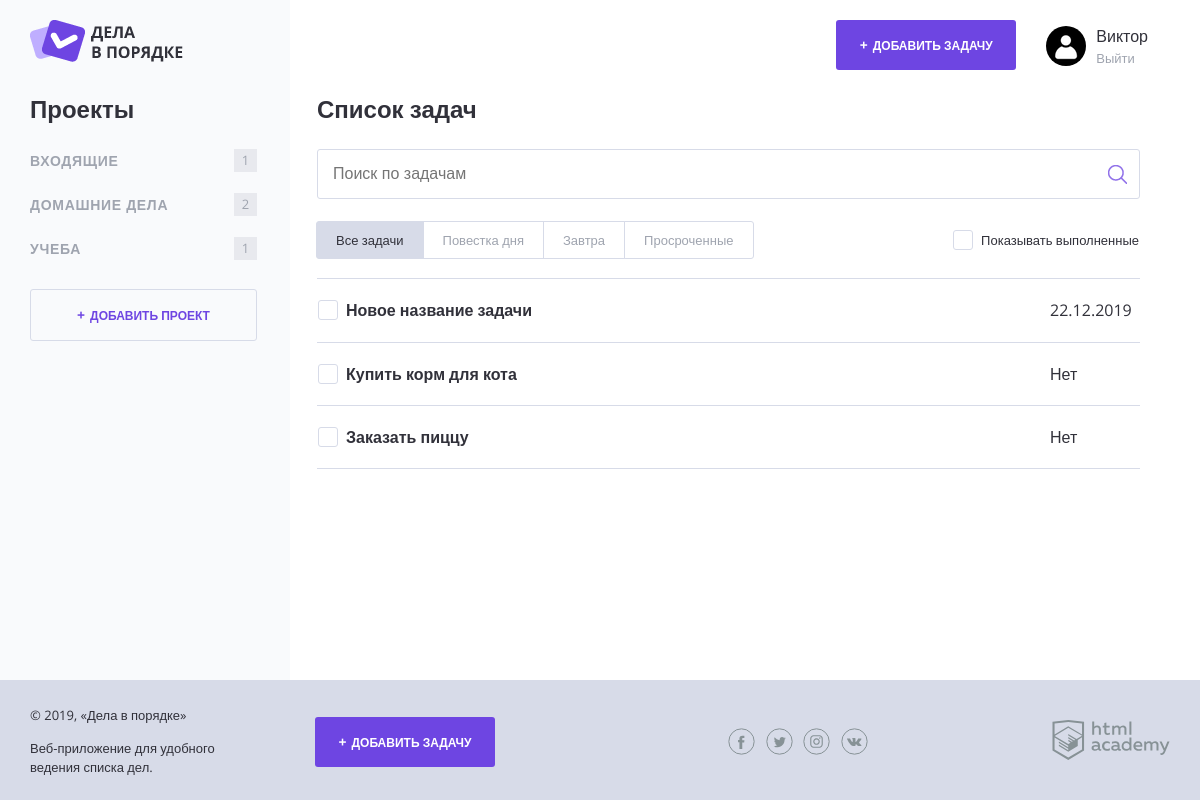
/index.php (signed in), run on the app's committed database.
### tables this page shows
CREATE TABLE projects (
    id INT AUTO_INCREMENT PRIMARY KEY NOT NULL UNIQUE,
    user_id INT NOT NULL,
    title VARCHAR(100) NOT NULL
);

CREATE TABLE tasks (
    id INT AUTO_INCREMENT PRIMARY KEY NOT NULL UNIQUE,
    user_id INT NOT NULL,
    project_id INT NOT NULL,
    date_create TIMESTAMP DEFAULT CURRENT_TIMESTAMP,
    date_completed TIMESTAMP,
    status INT DEFAULT 0,
    title VARCHAR(100) NOT NULL,
    file VARCHAR(255),
    date_execution TIMESTAMP
);

### functions.php (called while the page is built, shortened)
<?php
    function include_template($name, $data) {
        $name = 'templates/' . $name;
        $result = '';
        extract($data);
        require $name;
        $result = ob_get_clean();
        return $result;
    }
    function count_matches_in_array ($arr, $val) {
        $result = 0;
        foreach ($arr as $key => $value) {
            if ($value['category'] === $val) {
                $result++;
            }
        }
        return $result;
    }
    function set_timezone ($timezone) {
        return date_default_timezone_get();
    }
    function get_task_class_completed_and_important ($tasks_value, $deadline) {
        return $result;
    }
    function db_fetch_data($connect, $sql) {
        $result = [];
        if ($connect) {
            mysqli_set_charset($connect, "utf8");
            $query = mysqli_query($connect, $sql);
            $result = mysqli_fetch_all($query, MYSQLI_ASSOC);
        } else {
            $result = 'Ошибка БД: ' . mysqli_error($query);
        }
        return $result;
    }
    function get_username_from_db($connect, $user_id) {
        $sql = "SELECT username FROM users WHERE id =  '" . mysqli_real_escape_string($connect, $user_id) . "';";
        $result = db_fetch_data($connect, $sql)[0]['username'];
        return $result;
    }
    function get_projects_current_user($connect, $user_id) {
        $sql = "SELECT DISTINCT projects.id AS id, projects.title AS title FROM projects JOIN tasks ON projects.id = tasks.project_id WHERE tasks.user_id = '" . mysqli_real_escape_string($connect, $user_id) . "' ORDER BY projects.title ASC";
        $result = db_fetch_data($connect, $sql);
        return $result;
    }
    function get_tasks_current_user($connect, $user_id) {
        $sql =
            "SELECT
                tasks.id AS id,
                tasks.title AS task,
                tasks.date_execution AS day_of_complete,
                projects.title AS category,
                projects.id AS category_id,
                tasks.status AS completed,
                tasks.file AS file
            FROM
                tasks
            JOIN
                projects
            ON
                tasks.project_id = projects.id
            WHERE
                tasks.user_id = '" . mysqli_real_escape_string($connect, $user_id) . "' ORDER BY
                date_create
            ASC";
        $result = db_fetch_data($connect, $sql);
        return $result;
    }
    function select_task_from_project($tasks, $cat_id) {
        $result = [];
        if (isset($cat_id)){
            foreach ($tasks as $task_value) {
                if ($task_value['category_id'] === (string)$cat_id) {
                    $result[] = $task_value;
                }
            }
        } else {
            $result = $tasks;
        }
        return $result;
    }
    function filtering_task($filter, $day_of_complete) {
        if ($filter === 'all') {
            return true;
        } else {
            return false;
        }
    }
?>

### init.php (called while the page is built, shortened)
<?php
    if (isset($_SESSION['id'])) {
        $current_user_id = $_SESSION['id'];
    }
?>

### data.php (called while the page is built, shortened)
<?php
    $title_page = 'Дела в порядке';
    $deadline = 86400;
    $format_date = 'd.m.Y';
    $my_timezone = 'Asia/Yekaterinburg';
?>

### templates/layout.php (the view, shortened to what this page needs)
<!DOCTYPE html>
<html lang="ru">
<head>
    <link rel="stylesheet" href="css/normalize.css">
    <link rel="stylesheet" href="css/style.css">
    <link rel="stylesheet" href="css/flatpickr.min.css">
</head>
<body class="<?=($guest === 'index') ? ' body-background' : NULL?>">
<div class="page-wrapper">
    <div class="container <?=($guest !== 'index') ? ' container--with-sidebar' : NULL?>">
        <header class="main-header">
            <a href="/">
                <img src="img/logo.png" width="153" height="42" alt="Логотип Дела в порядке">
            </a>
            <div class="main-header__side">
                <?php if (isset($current_user_id) && !empty($username)):?>
                <a class="main-header__side-item button button--plus open-modal" href="add.php">Добавить задачу</a>
                <div class="main-header__side-item user-menu">
                    <div class="user-menu__image">
                        <img src="img/user.png" width="40" height="40" alt="Пользователь">
                    </div>
                    <div class="user-menu__data">
                        <p><?=$username; ?></p>
                        <a href="/logout.php">Выйти</a>
                    </div>
                </div>
                <?php else:?>
                  <a class="main-header__side-item button button--transparent" href="auth.php">Войти</a>
                <?php endif; ?>
            </div>
        </header>
        <div class="content">
            <?php if ($guest !== 'index'):?>
                <section class="content__side">
            <?php endif; ?>
                <?php if (isset($guest)):?>
                <?php elseif (isset($current_user_id) && !empty($username)):?>
                <h2 class="content__side-heading">Проекты</h2>
                <nav class="main-navigation">
                    <ul class="main-navigation__list">
                        <?php foreach($category as $category_key => $category_value): ?>
                        <li class="main-navigation__list-item">
                            <a class="main-navigation__list-item-link" href="<?='/index.php?cat=' . (int)$category_value['id'];?>"><?php echo strip_tags($category_value['title']); ?></a>
                            <span class="main-navigation__list-item-count"><?=count_matches_in_array($tasks, $category_value['title']); ?></span>
                        </li>
                        <?php endforeach; ?>
                    </ul>
                </nav>
                <a class="button button--transparent button--plus content__side-button"
                   href="/project.php" target="project_add">Добавить проект</a>
                <?php else:?>
                    <p class="content__side-info">Если у вас уже есть аккаунт, авторизуйтесь на сайте</p>
                    <a class="button button--transparent content__side-button" href="auth.php">Войти</a>
                <?php endif; ?>
            <?php if ($guest !== 'index'):?>
                </section>
            <?php endif; ?>
            <?php if ($guest === 'index'):?>
                <?=$content;?>
            <?php else:?>
            <main class="content__main">
                <?=$content;?>
            </main>
            <?php endif; ?>
        </div>
    </div>
</div>
<footer class="main-footer">
    <div class="container">
        <div class="main-footer__copyright">
            <p>© 2019, «Дела в порядке»</p>
            <p>Веб-приложение для удобного ведения списка дел.</p>
        </div>
        <?php if (!isset($guest)):?>
        <a class="main-footer__button button button--plus" href="add.php">Добавить задачу</a>
        <?php endif; ?>
        <div class="main-footer__social social">
            <a class="social__link social__link--facebook" href="#">
            </a>
            <a class="social__link social__link--twitter" href="#">
            </a>
            <a class="social__link social__link--instagram" href="#">
            </a>
            <a class="social__link social__link--vkontakte" href="#">
            </a>
        </div>
        <div class="main-footer__developed-by">
            <a href="https://htmlacademy.ru/intensive/php">
                <img src="img/htmlacademy.svg" alt="HTML Academy" width="118" height="40">
            </a>
        </div>
    </div>
</footer>
</body>
</html>

### templates/index.php (shortened to what this page needs)
<h2 class="content__main-heading">Список задач</h2>
<form class="search-form" action="/index.php" method="get" autocomplete="off">
    <input class="search-form__input" type="text" name="search" value="" placeholder="Поиск по задачам">
    <input class="search-form__submit" type="submit" name="" value="Искать">
</form>
<div class="tasks-controls">
    <nav class="tasks-switch">
        <a href="/index.php?filter=all" class="tasks-switch__item<?=($filter === 'all') ? ' tasks-switch__item--active' : NULL?>">Все задачи</a>
        <a href="/index.php?filter=today" class="tasks-switch__item<?=($filter === 'today') ? ' tasks-switch__item--active' : NULL?>">Повестка дня</a>
        <a href="/index.php?filter=tomorrow" class="tasks-switch__item<?=($filter === 'tomorrow') ? ' tasks-switch__item--active' : NULL?>">Завтра</a>
        <a href="/index.php?filter=overdue" class="tasks-switch__item<?=($filter === 'overdue') ? ' tasks-switch__item--active' : NULL?>">Просроченные</a>
    </nav>
    <label class="checkbox">
        <span class="checkbox__text">Показывать выполненные</span>
    </label>
</div>
<table class="tasks">
<?php if (!empty($search_result) || empty(trim($search))): ?>
    <?php
        foreach($tasks_from_project as $tasks_key => $tasks_value): ?>
            <?php if ((($show_complete_tasks === 1) and ($show_complete_tasks === (int)$tasks_value['completed'])) or (((int)$tasks_value['completed'] === 0)) or (!empty($search_result))): ?>
            <tr class="tasks__item task <?=get_task_class_completed_and_important($tasks_value, $deadline);?>">
                    <td class="task__select">
                        <label class="checkbox task__checkbox">
                            <span class="checkbox__text"><?=htmlspecialchars($tasks_value['task']);?></span>
                        </label>
                    </td>
                    <td class="task__file">
                    </td>
                    <td class="task__date"><?php if ($tasks_value['day_of_complete'] !== NULL) { echo date('d.m.Y', strtotime(strip_tags($tasks_value['day_of_complete']))); } else { echo 'Нет'; } ?>
                    </td>
                </tr>
            <?php endif; ?>
        <?php endforeach; ?>
    <?php else: ?>
        <p>Ничего не найдено по вашему запросу</p>
    <?php endif; ?>
</table>

### index.php (shortened to what this page needs)
<?php
    require_once('data.php');
    require_once('init.php');
    require_once('functions.php');
    if (isset($_SESSION['id'])) {
        $filter = isset($_GET['filter']) ? $_GET['filter'] : 'all';
        $username = get_username_from_db($connect, $current_user_id);
        $category = get_projects_current_user($connect, $current_user_id);
        $go_to_category = check_param_project($_GET['cat'], $category);
        $tasks = get_tasks_current_user($connect, $current_user_id);
        $tasks_from_project = (empty(trim($search))) ? select_task_from_project($tasks, $go_to_category) : $search_result;
        $content = include_template('index.php',[
            'filter' => $filter,
            'search' => $search,
            'search_result' => $search_result,
            'category' => $category,
            'tasks_from_project' => $tasks_from_project,
            'show_complete_tasks' => $show_complete_tasks,
            'deadline' => $deadline,
            'format_date' => $format_date,
            'my_timezone' => $my_timezone,
            'connect' => $connect
            ]);
    } else {
        $content = include_template('guest.php',[]);
    }
    $layout_content = (isset($_SESSION['id'])) ? (include_template('layout.php',[
        'content' => $content,
        'connect' => $connect,
        'category' => $category,
        'tasks' => $tasks,
        'title_page' => $title_page,
        'username' => $username,
        'current_user_id' => $current_user_id
        ])) : (include_template('layout.php',[
        'content' => $content,
        'guest' => 'index'
        ]));
    print($layout_content);
?>

### data on the page
projects: title "ВХОДЯЩИЕ", title "1"
projects: title "ДОМАШНИЕ ДЕЛА", title "2"
projects: title "УЧЕБА", title "1"
tasks: title "Новое название задачи", date_execution "22.12.2019"
tasks: title "Купить корм для кота", shows "Нет"
tasks: title "Заказать пиццу", shows "Нет"

### other printed values
$username "Виктор"
